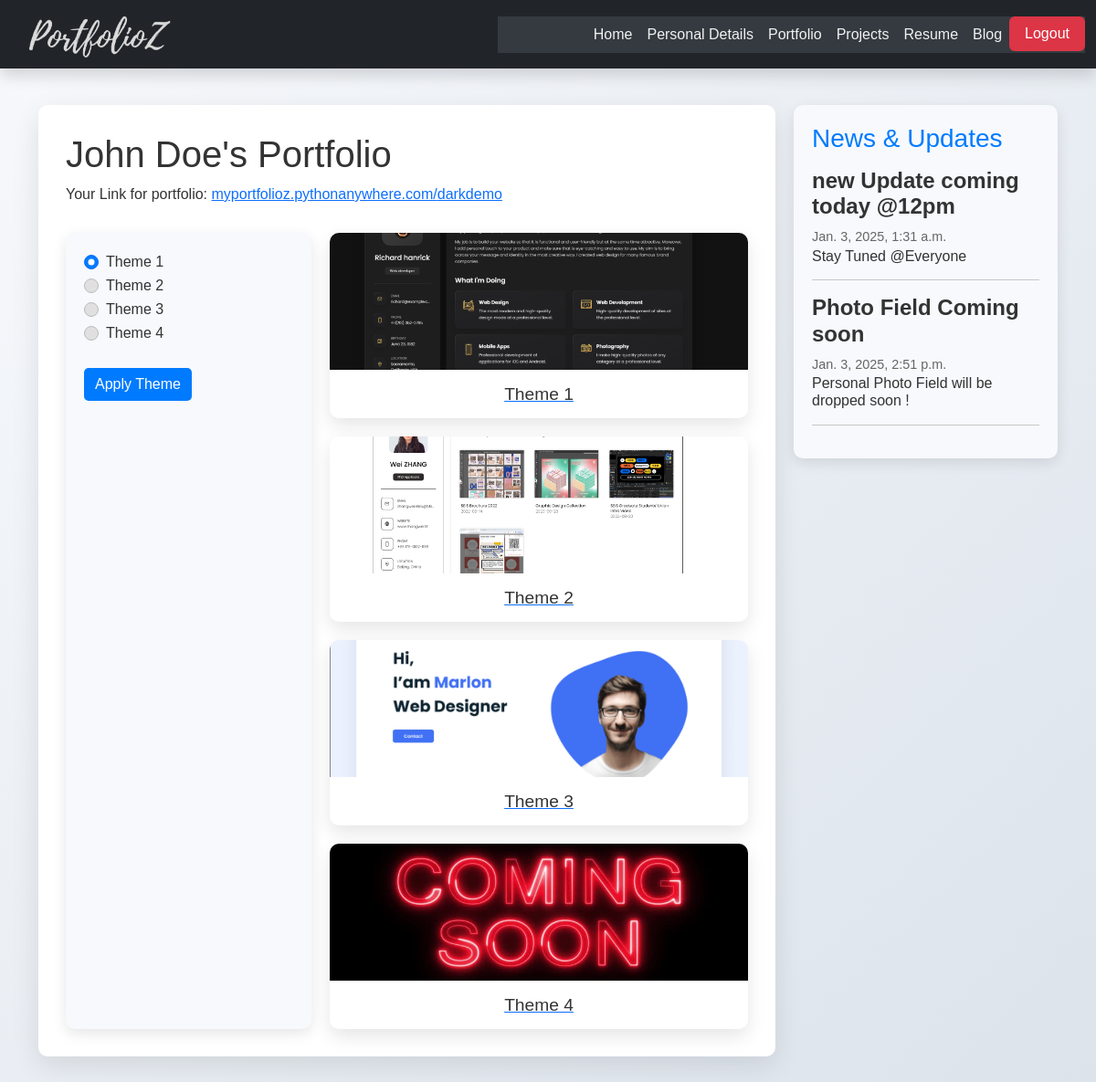
Before: /admin (signed in) with the older database file.
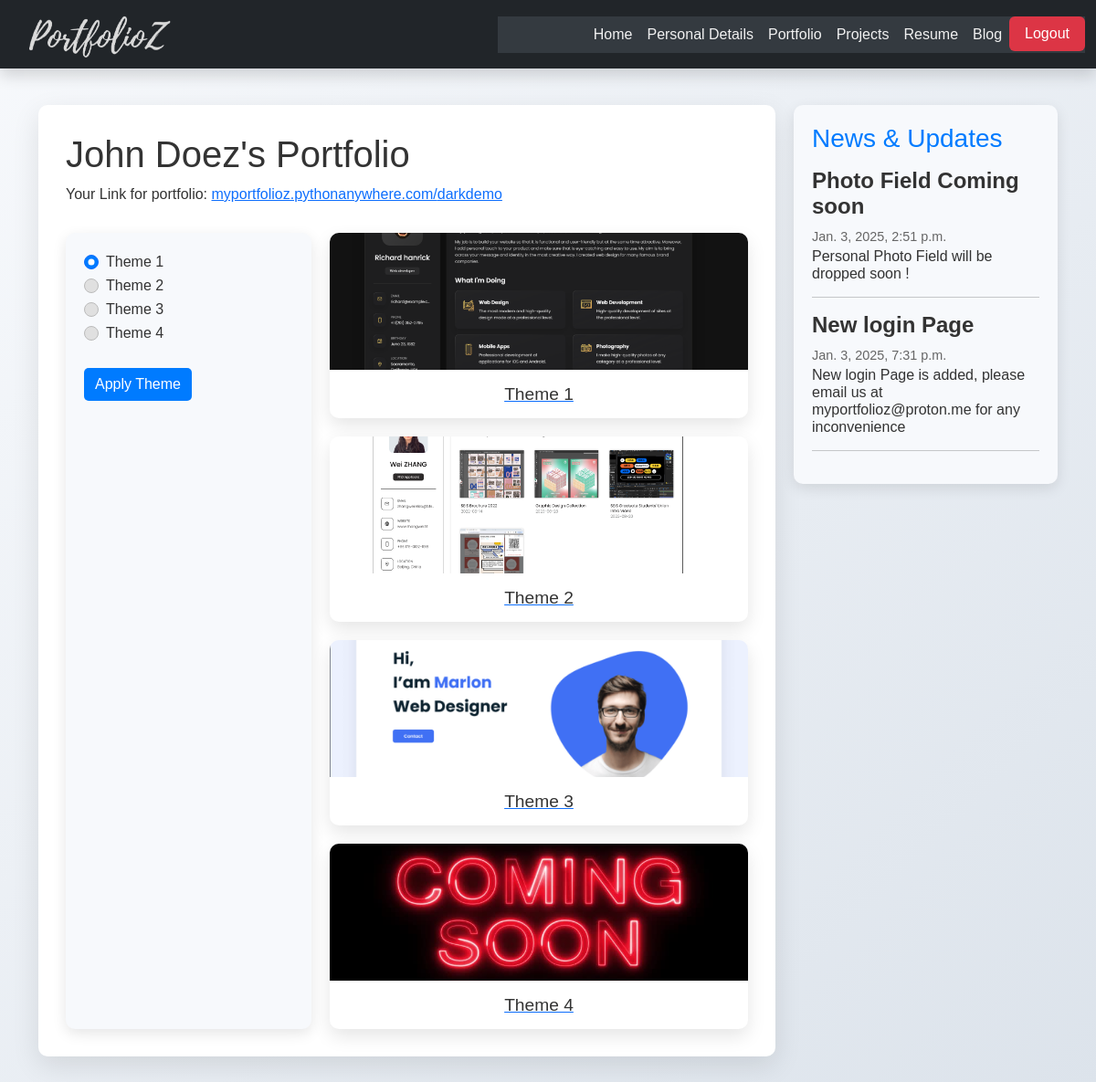
After: the same page with the newer database file.
### app/models.py (models this page shows)
class CustomUser(AbstractUser):
    title = models.CharField(max_length=100, blank=True, default='')
    address = models.TextField(blank=True, default='')
    phone = models.CharField(max_length=15, blank=True, default='')
    linkedin = models.CharField(max_length=30, blank=True, default='')
    twitter = models.CharField(max_length=30, blank=True, default='')
    instagram = models.CharField(max_length=30, blank=True, default='')
    dob=models.DateField(blank=True, default=datetime.date(2001, 1, 1))
    about = models.TextField(blank=True, default='',max_length=500)
    mapadd = models.TextField(blank=True, max_length=1000, default='')
    class ThemeChoices(models.IntegerChoices):
        THEME_1 = 1, 'Theme 1'
        THEME_2 = 2, 'Theme 2'
        THEME_3 = 3, 'Theme 3'
        THEME_4 = 4, 'Theme 4'
    theme = models.IntegerField(
        choices=ThemeChoices.choices,
        default=ThemeChoices.THEME_1,
    )
    paid = models.BooleanField(default=True)
    groups = models.ManyToManyField(Group, related_name='customuser_groups', blank=True)
    user_permissions = models.ManyToManyField(Permission, related_name='customuser_permissions', blank=True)

class News(models.Model):
    head=models.CharField(max_length=30)
    body=models.CharField(max_length=300)
    timex=models.DateTimeField(blank=True)

### app/views.py (the view, shortened to what this page needs)
# urls.py: path('admin', views.homepage, name='admin'),
@login_required
def homepage(request):
    news = News.objects.all()
    return render(request, 'homepage.html', {'news':news})

### templates/homepage.html (shortened to what this page needs)
{% extends 'base.html' %}
{% block content %}
<div class="container">
    <div class="main-content">
        {% if user.first_name or user.last_name %}
        <h1>{{ user.first_name }} {{ user.last_name }}'s Portfolio</h1>
        {% endif %}
        <p>Your Link for portfolio:
            <a target="_blank" href="/{{user.username}}">
                myportfolioz.pythonanywhere.com/{{user.username}}
            </a>
        </p>
        <div class="theme-selection">
            <div class="theme-form">
                <form method="post">
                    <div class="form-check">
                        <input class="form-check-input" type="radio" name="theme" id="theme1" value="1" {% if user.theme == 1 %}checked{% endif %}>
                        <label class="form-check-label" for="theme1">Theme 1</label>
                    </div>
                    <div class="form-check">
                        <input class="form-check-input" type="radio" name="theme" id="theme2" value="2" {% if user.theme == 2 %}checked{% endif %}>
                        <label class="form-check-label" for="theme2">Theme 2</label>
                    </div>
                    <div class="form-check">
                        <input class="form-check-input" type="radio" name="theme" id="theme3" value="3" {% if user.theme == 3 %}checked{% endif %}>
                        <label class="form-check-label" for="theme3">Theme 3</label>
                    </div>
                    <div class="form-check">
                        <input class="form-check-input" type="radio" name="theme" id="theme4" value="4" {% if user.theme == 4 %}checked{% endif %}>
                        <label class="form-check-label" for="theme4">Theme 4</label>
                    </div>
                    <button type="submit" class="btn btn-primary mt-4">Apply Theme</button>
                </form>
            </div>
            <div class="theme-cards">
                <a href="darkdemo" class="theme-card">
                    <img src="/static/images/theme-dark.png" alt="Theme 1">
                    <div class="card-body">
                        <h5 class="card-title">Theme 1</h5>
                    </div>
                </a>
                <a href="lightdemo" class="theme-card">
                    <img src="/static/images/theme2-light.png" alt="Theme 2">
                    <div class="card-body">
                        <h5 class="card-title">Theme 2</h5>
                    </div>
                </a>
                <a href="demo3" class="theme-card">
                    <img src="/static/images/portfolioadd.png" alt="Theme 3">
                    <div class="card-body">
                        <h5 class="card-title">Theme 3</h5>
                    </div>
                </a>
                <a href="demo4" class="theme-card">
                    <img src="/static/images/coming-soon.jpg" alt="Theme 4">
                    <div class="card-body">
                        <h5 class="card-title">Theme 4</h5>
                    </div>
                </a>
            </div>
        </div>
    </div>
    <div class="news-updates">
        <h3>News & Updates</h3>
        {%for new in news%}
        <div class="news-item">
            <div><h4><strong>{{new.head}}</strong></h4><p>{{new.timex}}</p><div>
            <h6>{{new.body}}</h6>
        </div>
        <hr>
        {%endfor%}
    </div>
</div>
{% endblock %}

Changed rows visible on the page:
removed News: head "new Update coming today @12pm", timex "Jan. 3, 2025, 1:31 a.m.", body "Stay Tuned @Everyone"
changed CustomUser "John": last_name "Doe" → "Doez"
added News: head "New login Page", timex "Jan. 3, 2025, 7:31 p.m.", body "New login Page is added, please email us at myportfolioz@proton.me for any inconvenience"
